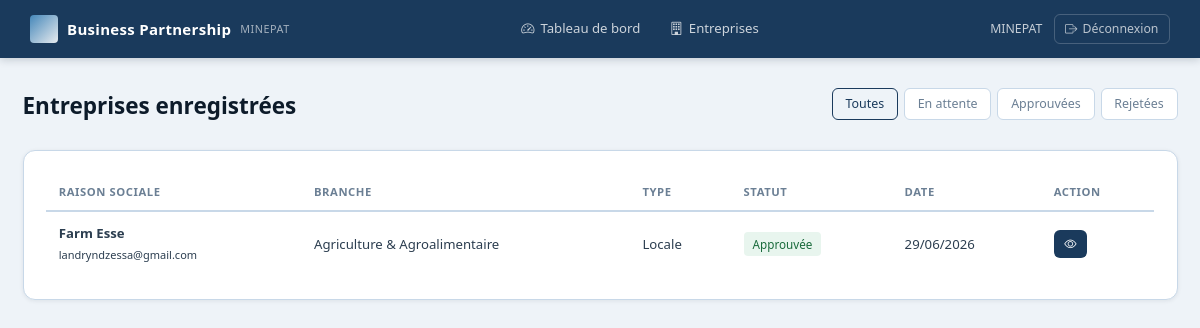
Page /ministere/entreprises/ (signed in) on the earlier database version.
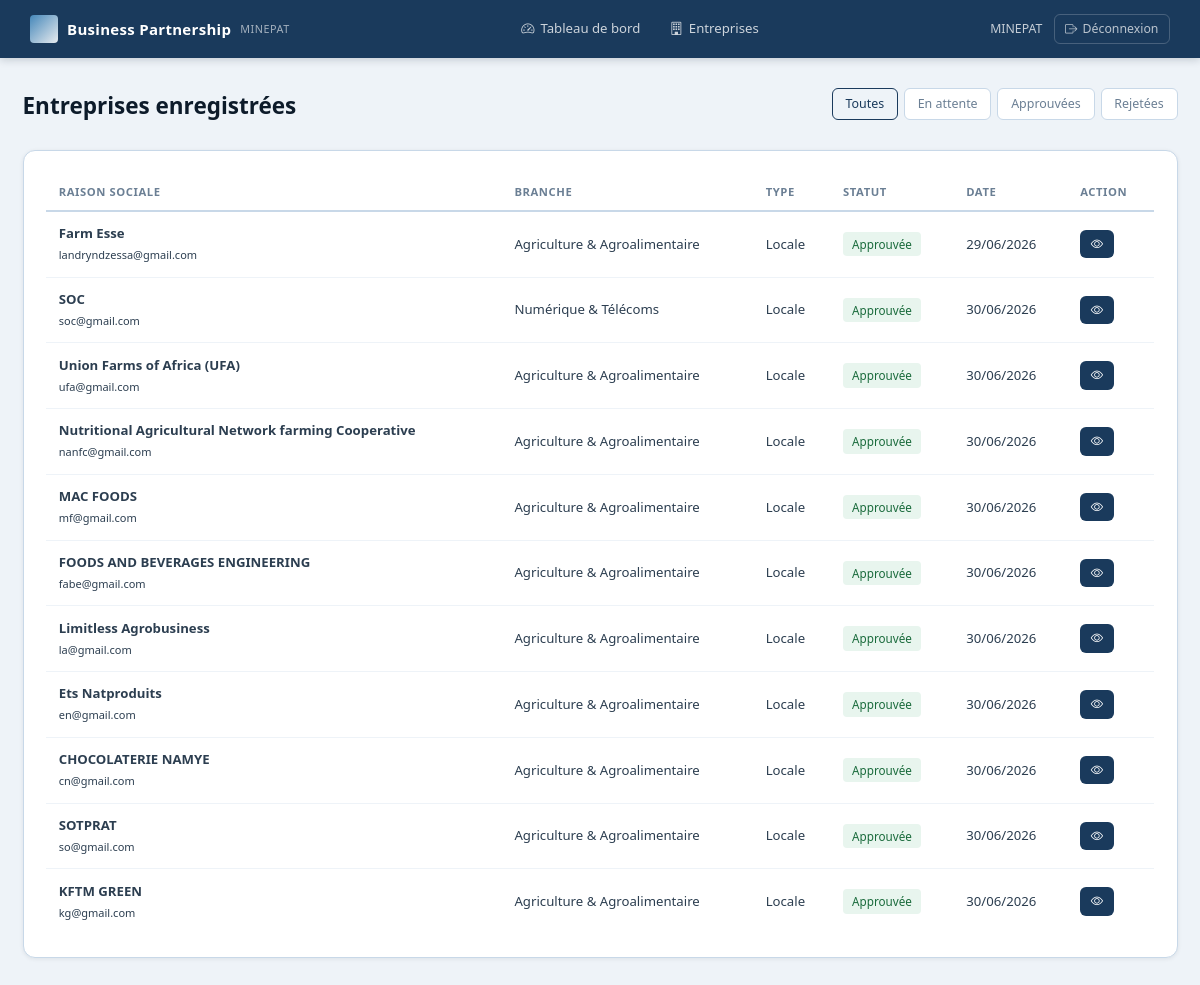
Same page on the later database version.
### entreprises/models.py (models this page shows, shortened)
class Entreprise(AbstractUser):
    raison_sociale = models.CharField(max_length=255)
    email = models.EmailField(unique=True)
    telephone=models.CharField(max_length=20, null=True, blank=True)
    est_locale = models.BooleanField(default=True)
    region = models.CharField(max_length=50, choices=REGIONS_CAMEROUN, blank=True, null=True)
    branche_activite = models.CharField(max_length=50, choices=BRANCHES_ACTIVITE, blank=True, null=True)
    description = models.TextField(blank=True, null=True)
    statut = models.CharField(max_length=20, choices=STATUT_CHOICES, default='EN_ATTENTE')
    date_inscription = models.DateTimeField(auto_now_add=True)
    date_validation = models.DateTimeField(blank=True, null=True)
    motif_rejet = models.TextField(blank=True, null=True)
    doc_registre_commerce = models.FileField(upload_to='documents/')
    doc_contribuable = models.FileField(upload_to='documents/')
    doc_autre = models.FileField(upload_to='documents/', blank=True, null=True)
    USERNAME_FIELD = 'username'
    REQUIRED_FIELDS = ['email', 'raison_sociale']
    class Meta:
        verbose_name = "Entreprise"

### ministere/views.py (the view)
# urls.py: path('entreprises/', views.liste_entreprises, name='liste_entreprises'),
@staff_member_required
def liste_entreprises(request):
    statut = request.GET.get('statut', '')
    qs = Entreprise.objects.filter(is_staff=False)
    if statut:
        qs = qs.filter(statut=statut)
    return render(request, 'ministere/liste_entreprises.html', {'entreprises': qs, 'statut': statut})

### templates/ministere/liste_entreprises.html (shortened to what this page needs)
{% extends 'base.html' %}
{% block content %}
<div class="page-layout">
  <div class="page-header">
    <h1>Entreprises enregistrées</h1>
    <div class="filter-bar">
      <a href="{% url 'liste_entreprises' %}" class="btn-filter {% if not statut %}active{% endif %}">Toutes</a>
      <a href="?statut=EN_ATTENTE" class="btn-filter {% if statut == 'EN_ATTENTE' %}active{% endif %}">En attente</a>
      <a href="?statut=APPROUVEE" class="btn-filter {% if statut == 'APPROUVEE' %}active{% endif %}">Approuvées</a>
      <a href="?statut=REJETEE" class="btn-filter {% if statut == 'REJETEE' %}active{% endif %}">Rejetées</a>
    </div>
  </div>
  <div class="section-card">
    <div class="table-wrapper">
      <table class="data-table">
        <thead>
          <tr><th>Raison sociale</th><th>Branche</th><th>Type</th><th>Statut</th><th>Date</th><th>Action</th></tr>
        </thead>
        <tbody>
          {% for e in entreprises %}
          <tr>
            <td><strong>{{ e.raison_sociale }}</strong><br><small>{{ e.email }}</small></td>
            <td>{{ e.get_branche_activite_display }}</td>
            <td>{% if e.est_locale %}Locale{% else %}Étrangère{% endif %}</td>
            <td><span class="status-badge status-{{ e.statut|lower }}">{{ e.get_statut_display }}</span></td>
            <td>{{ e.date_inscription|date:"d/m/Y" }}</td>
            <td><a href="{% url 'examiner_entreprise' e.pk %}" class="btn-primary-sm"><i class="bi bi-eye"></i></a></td>
          </tr>
          {% empty %}
          <tr><td colspan="6" class="table-empty">Aucune entreprise.</td></tr>
          {% endfor %}
        </tbody>
      </table>
    </div>
  </div>
</div>
{% endblock %}

Differences in the rows shown:
added Entreprise: raison_sociale "SOC", email "soc@gmail.com", branche_activite "Numérique & Télécoms", est_locale "Locale", statut "Approuvée", date_inscription "30/06/2026"
added Entreprise: raison_sociale "Union Farms of Africa (UFA)", email "ufa@gmail.com", branche_activite "Agriculture & Agroalimentaire", est_locale "Locale", statut "Approuvée", date_inscription "30/06/2026"
added Entreprise: raison_sociale "Nutritional Agricultural Network farming Cooperative", email "nanfc@gmail.com", branche_activite "Agriculture & Agroalimentaire", est_locale "Locale", statut "Approuvée", date_inscription "30/06/2026"
added Entreprise: raison_sociale "MAC FOODS", email "mf@gmail.com", branche_activite "Agriculture & Agroalimentaire", est_locale "Locale", statut "Approuvée", date_inscription "30/06/2026"
added Entreprise: raison_sociale "FOODS AND BEVERAGES ENGINEERING", email "fabe@gmail.com", branche_activite "Agriculture & Agroalimentaire", est_locale "Locale", statut "Approuvée", date_inscription "30/06/2026"
added Entreprise: raison_sociale "Limitless Agrobusiness", email "la@gmail.com", branche_activite "Agriculture & Agroalimentaire", est_locale "Locale", statut "Approuvée", date_inscription "30/06/2026"
added Entreprise: raison_sociale "Ets Natproduits", email "en@gmail.com", branche_activite "Agriculture & Agroalimentaire", est_locale "Locale", statut "Approuvée", date_inscription "30/06/2026"
added Entreprise: raison_sociale "CHOCOLATERIE NAMYE", email "cn@gmail.com", branche_activite "Agriculture & Agroalimentaire", est_locale "Locale", statut "Approuvée", date_inscription "30/06/2026"
added Entreprise: raison_sociale "SOTPRAT", email "so@gmail.com", branche_activite "Agriculture & Agroalimentaire", est_locale "Locale", statut "Approuvée", date_inscription "30/06/2026"
added Entreprise: raison_sociale "KFTM GREEN", email "kg@gmail.com", branche_activite "Agriculture & Agroalimentaire", est_locale "Locale", statut "Approuvée", date_inscription "30/06/2026"
